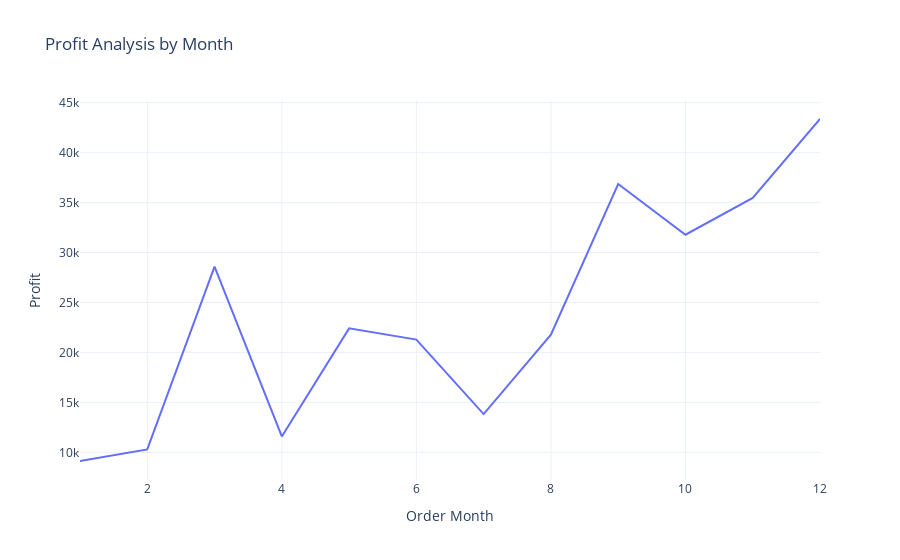

Notebook code cell kept with this figure:
### Code cell
fig = px.line(profit_by_month,
             x='Order Month',
             y='Profit',
             title='Profit Analysis by Month')
fig.show()

### Figure 1 — Plotly figure (JSON) as saved in the notebook; plotly's stock layout.template omitted (floating-point values rounded to 4 significant figures)
{"data": [{"hovertemplate": "Order Month=%{x}<br>Profit=%{y}<extra></extra>", "legendgroup": "", "line": {"color": "#636efa", "dash": "solid"}, "marker": {"symbol": "circle"}, "mode": "lines", "name": "", "orientation": "v", "showlegend": false, "type": "scatter", "x": [1, 2, 3, 4, 5, 6, 7, 8, 9, 10, 11, 12], "xaxis": "x", "y": [9134.0, 10290.0, 28590.0, 11590.0, 22410.0, 21290.0, 13830.0, 21780.0, 36860.0, 31780.0, 35470.0, 43370.0], "yaxis": "y"}], "layout": {"legend": {"tracegroupgap": 0}, "title": {"text": "Profit Analysis by Month"}, "xaxis": {"anchor": "y", "domain": [0, 1], "title": {"text": "Order Month"}}, "yaxis": {"anchor": "x", "domain": [0, 1], "title": {"text": "Profit"}}}}
